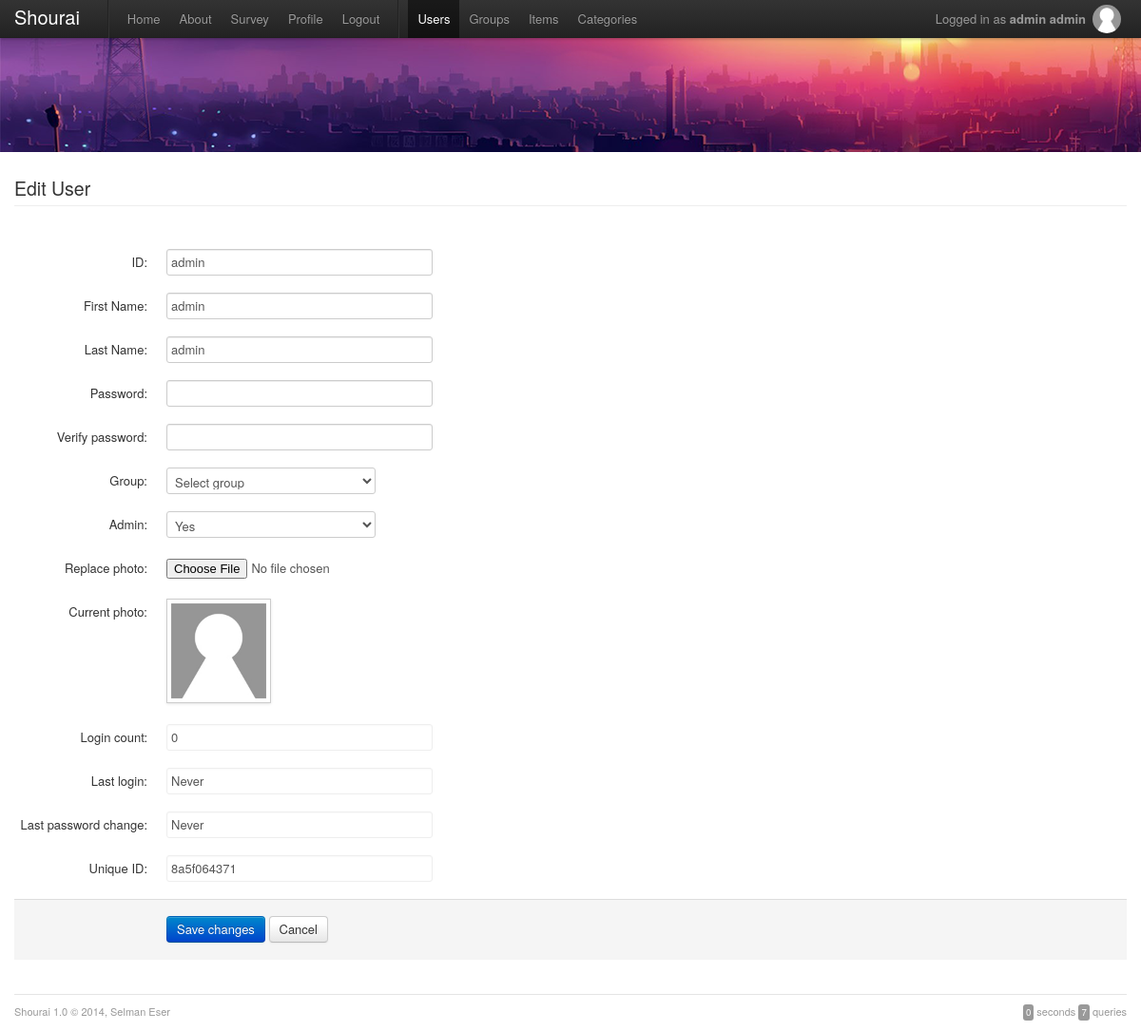
/?module=user&action=edit&user=1 (signed in), run on the app's committed database.
### tables this page shows
CREATE TABLE IF NOT EXISTS `user` (
  `id_user` mediumint(8) NOT NULL AUTO_INCREMENT,
  `uid` varchar(255) NOT NULL,
  `ssid` varchar(255) NOT NULL,
  `first_name` varchar(255) NOT NULL,
  `last_name` varchar(255) NOT NULL,
  `password` varchar(255) NOT NULL,
  `id_group` mediumint(8) NOT NULL DEFAULT '0',
  `registered` int(10) NOT NULL DEFAULT '0',
  `admin` tinyint(4) NOT NULL DEFAULT '0',
  `login_count` mediumint(8) NOT NULL DEFAULT '0',
  `last_login` int(10) NOT NULL DEFAULT '0',
  `last_password_change` int(10) NOT NULL DEFAULT '0',
  PRIMARY KEY (`id_user`),
  KEY `registered` (`registered`)
);

### library/main.php (called while the page is built, shortened)
<?php
$start_time = microtime();
require $core['includes_dir'] . '/database.php';
require $core['includes_dir'] . '/common.php';
$template = array();
$user = array();
load_user();
$modules = array('home', 'about');
if ($user['logged'])
	$modules = array_merge($modules, array('logout', 'profile', 'survey'));
else
	$modules = array_merge($modules, array('login'));
if ($user['admin'])
	$modules = array_merge($modules, array('user', 'group', 'item', 'category'));
$core['current_module'] = 'home';
if (!empty($_REQUEST['module']) && in_array($_REQUEST['module'], $modules))
	$core['current_module'] = $_REQUEST['module'];
call_user_func($core['current_module'] . '_main');
ob_exit();

### index.php (called while the page is built)
<?php
require dirname(__FILE__) . '/config.php';
require $core['root_dir'] . '/main.php';

### config.php (called while the page is built)
<?php
$core = array();
$core['title_short'] = 'Shourai';
$core['title_long'] = 'Shourai';
$core['version'] = '1.0';
$core['cookie'] = 'shourai2011';
$core['time_offset'] = 0;
$core['clean_url'] = false;
$core['site_url'] = '';
$core['site_dir'] = dirname(__FILE__);
$core['root_dir'] = $core['site_dir'] . '/library';
$core['includes_dir'] = $core['root_dir'] . '/includes';
$core['modules_dir'] = $core['root_dir'] . '/modules';
$db = array();
$db['server'] = '';
$db['name'] = '';
$db['user'] = '';
$db['password'] = '';

### library/modules/user/user.source.php (called while the page is built, shortened)
<?php
function user_main()
{
	global $core;
	$actions = array('list', 'edit', 'delete', 'survey', 'import');
	$core['current_action'] = 'list';
	if (!empty($_REQUEST['action']) && in_array($_REQUEST['action'], $actions))
		$core['current_action'] = $_REQUEST['action'];
	call_user_func($core['current_module'] . '_' . $core['current_action']);
}
function user_edit()
{
	global $core, $template;
	$id_user = !empty($_REQUEST['user']) ? (int) $_REQUEST['user'] : 0;
	$is_new = empty($id_user);
	if ($is_new)
	{
		$template['user'] = array(
			'is_new' => true,
			'id' => 0,
			'ssid' => '',
			'first_name' => '',
			'last_name' => '',
			'id_group' => 0,
			'admin' => 0,
		);
	}
	else
	{
		$request = db_query("
			SELECT
				id_user, uid, ssid, first_name, last_name, admin, id_group,
				login_count, last_login, last_password_change
			FROM user
			WHERE id_user = $id_user
			LIMIT 1");
		while ($row = db_fetch_assoc($request))
		{
			$template['user'] = array(
				'is_new' => false,
				'id' => $row['id_user'],
				'uid' => $row['uid'],
				'ssid' => $row['ssid'],
				'first_name' => $row['first_name'],
				'last_name' => $row['last_name'],
				'id_group' => $row['id_group'],
				'admin' => $row['admin'],
				'login_count' => $row['login_count'],
				'last_login' => empty($row['last_login']) ? 'Never' : format_time($row['last_login'], 'long'),
				'last_password_change' => empty($row['last_password_change']) ? 'Never' : format_time($row['last_password_change'], 'long'),
			);
		}
	}
	$template['groups'] = array();
	$template['page_title'] = (!$is_new ? 'Edit' : 'Add') . ' User';
	$core['current_template'] = 'user_edit';
}

### library/includes/database.php (called while the page is built, shortened)
<?php
function db_query($sql)
{
	global $db, $database;
	$reserved = array('order', 'group');
	$sql = preg_replace('~((?:DELETE )?FROM|INSERT INTO|UPDATE|(?:LEFT|INNER) JOIN) (' . implode('|', $reserved) . ')~', '\\1 `\\2`', $sql);
	$db['debug'][] = $sql;
	$result = $database->query($sql);
	return $result;
}
function db_fetch_assoc($resource)
{
	return $resource ? $resource->fetch_assoc() : false;
}

### library/modules/user/user.template.php (the view, shortened to what this page needs)
<?php
function template_user_edit()
{
	global $user, $template;
	echo '
		<form class="form-horizontal" action="', build_url(array('user', 'edit')), '" method="post" enctype="multipart/form-data">
			<fieldset>
				<legend>', (!$template['user']['is_new'] ? 'Edit' : 'Add'), ' User</legend>
				<div class="control-group">
					<label class="control-label" for="ssid">ID:</label>
					<div class="controls">
						<input type="text" class="input-xlarge" id="ssid" name="ssid" value="', $template['user']['ssid'], '" />
					</div>
				</div>
				<div class="control-group">
					<label class="control-label" for="first_name">First Name:</label>
					<div class="controls">
						<input type="text" class="input-xlarge" id="first_name" name="first_name" value="', $template['user']['first_name'], '" />
					</div>
				</div>
				<div class="control-group">
					<label class="control-label" for="last_name">Last Name:</label>
					<div class="controls">
						<input type="text" class="input-xlarge" id="last_name" name="last_name" value="', $template['user']['last_name'], '" />
					</div>
				</div>
				<div class="control-group">
					<label class="control-label" for="password">Password:</label>
					<div class="controls">
						<input type="password" class="input-xlarge" id="password" name="password" />
					</div>
				</div>
				<div class="control-group">
					<label class="control-label" for="verify_password">Verify password:</label>
					<div class="controls">
						<input type="password" class="input-xlarge" id="verify_password" name="verify_password" />
					</div>
				</div>
				<div class="control-group">
					<label class="control-label" for="id_group">Group:</label>
					<div class="controls">
						<select id="id_group" name="id_group">
							<option value="0"', ($template['user']['id_group'] == 0 ? ' selected="selected"' : ''), '>Select group</option>';
	echo '
						</select>
					</div>
				</div>
				<div class="control-group">
					<label class="control-label" for="admin">Admin:</label>
					<div class="controls">
						<select id="admin" name="admin">
							<option value="0"', ($template['user']['admin'] == 0 ? ' selected="selected"' : ''), '>No</option>
							<option value="1"', ($template['user']['admin'] == 1 ? ' selected="selected"' : ''), '>Yes</option>
						</select>
					</div>
				</div>
				<div class="control-group">
					<label class="control-label" for="photo">', (!$template['user']['is_new'] ? 'Replace' : 'Select'), ' photo:</label>
					<div class="controls">
						<input type="file" class="input-xlarge" id="photo" name="photo" />
					</div>
				</div>';
	if (!$template['user']['is_new'])
	{
		echo '
				<div class="control-group">
					<label class="control-label">Current photo:</label>
					<div class="controls">
						<img src="', get_photo_src($template['user']['uid']), '" alt="" class="img-polaroid web_photo" />
					</div>
				</div>
				<div class="control-group">
					<label class="control-label" for="login_count">Login count:</label>
					<div class="controls">
						<span class="input-xlarge uneditable-input" id="login_count">', $template['user']['login_count'], '</span>
					</div>
				</div>
				<div class="control-group">
					<label class="control-label" for="last_login">Last login:</label>
					<div class="controls">
						<span class="input-xlarge uneditable-input" id="last_login">', $template['user']['last_login'], '</span>
					</div>
				</div>
				<div class="control-group">
					<label class="control-label" for="last_password_change">Last password change:</label>
					<div class="controls">
						<span class="input-xlarge uneditable-input" id="last_password_change">', $template['user']['last_password_change'], '</span>
					</div>
				</div>
				<div class="control-group">
					<label class="control-label" for="uid">Unique ID:</label>
					<div class="controls">
						<span class="input-xlarge uneditable-input" id="uid">', $template['user']['uid'], '</span>
					</div>
				</div>';
	}
	echo '
				<div class="form-actions">
					<input type="submit" class="btn btn-primary" name="save" value="Save changes" />
					<input type="submit" class="btn" name="cancel" value="Cancel" />
				</div>
			</fieldset>
			<input type="hidden" name="user" value="', $template['user']['id'], '" />
			<input type="hidden" name="session_id" value="', $user['session_id'], '" />
		</form>';
}

### library/includes/common.php (shortened to what this page needs)
<?php
function load_template()
{
	global $user, $template;
	$template['online_users'] = array();
}
function load_user()
{
	global $core, $user;
	if (isset($_COOKIE[$core['cookie']]))
	{
		if (preg_match('~^a:[34]:\{i:0;(i:\d{1,6}|s:[1-8]:"\d{1,8}");i:1;s:(0|40):"([a-fA-F0-9]{40})?";i:2;[id]:\d{1,14};(i:3;i:\d;)?\}$~', $_COOKIE[$core['cookie']]) == 1)
			list ($user['id'], $pass) = @unserialize($_COOKIE[$core['cookie']]);
		$user['id'] = !empty($user['id']) && !empty($pass) ? (int) $user['id'] : 0;
	}
	elseif (isset($_SESSION['login_' . $core['cookie']]))
	{
		list ($user['id'], $pass, $login) = @unserialize(stripslashes($_SESSION['login_' . $core['cookie']]));
		$user['id'] = !empty($user['id']) && strlen($pass) == 40 && $login > time() ? (int) $user['id'] : 0;
	}
	if (!empty($user['id']))
	{
		$request = db_query("
			SELECT
				id_user, uid, ssid, first_name,
				last_name, password, admin
			FROM user
			WHERE id_user = $user[id]
			LIMIT 1");
		while ($row = db_fetch_assoc($request))
		{
			$temp = array(
				'id' => (int) $row['id_user'],
				'uid' => $row['uid'],
				'ssid' => $row['ssid'],
				'name' => $row['first_name'] . ' ' . $row['last_name'],
				'first_name' => $row['first_name'],
				'last_name' => $row['last_name'],
				'admin' => !empty($row['admin']),
				'logged' => true,
				'session_id' => $core['session_id'],
			);
		}
	}
	if (empty($user['id']))
	{
		$user = array(
			'id' => 0,
			'uid' => '',
			'ssid' => '',
			'name' => '',
			'first_name' => '',
			'last_name' => '',
			'admin' => false,
			'logged' => false,
			'session_id' => $core['session_id'],
		);
	}
	else
	{
		$user = $temp;
	}
}
function start_session()
{
	global $core;
	$core['session_id'] = $_SESSION['session_id'];
}
function build_url($parts = array(), $quick = true)
{
	global $core;
	$url = $core['site_url'];
	if (!is_array($parts))
		$parts = array($parts);
	if (empty($parts) || $parts == array('home'))
		return $url;
	if ($core['clean_url'] === true)
		$url .= implode('/', $parts);
	else
	{
		if ($quick)
		{
			foreach ($parts as $level => $part)
			{
				if ($level == 0)
					$url .= '?module=' . $part;
				elseif ($level == 1)
					$url .= '&amp;action=' . $part;
				elseif ($level == 2)
					$url .= '&amp;' . $parts[0] . '=' . $part;
				elseif ($level == 3)
					$url .= '&amp;' . $parts[1] . '=' . $part;
			}
		}
		else
		{
			$temp_parts = array();
			foreach ($parts as $key => $value)
				$temp_parts[] = $key . '=' . $value;
			$url .= '?' . implode('&amp;', $temp_parts);
		}
	}
	return $url;
}
function get_photo_src($unique)
{
	global $core;
	$base_dir = $core['site_dir'] . '/interface/img/photo_%s.jpg';
	$base_src = $core['site_url'] . 'interface/img/photo_%s.jpg';
	return sprintf($base_src, file_exists(sprintf($base_dir, $unique)) ? $unique : 'default');
}
function template_menu()
{
	global $core, $user, $modules;
	$items = array(
		'',
		'home' => 'Home',
		'login' => 'Login',
		'about' => 'About',
		'survey' => 'Survey',
		'profile' => 'Profile',
		'logout' => 'Logout',
		'',
		'user' => 'Users',
		'group' => 'Groups',
		'item' => 'Items',
		'category' => 'Categories',
	);
	echo '
	<div class="navbar navbar-fixed-top">
		<div class="navbar-inner">
			<div class="container">
				<a class="btn btn-navbar" data-toggle="collapse" data-target=".nav-collapse">
					<span class="icon-bar"></span>
					<span class="icon-bar"></span>
					<span class="icon-bar"></span>
				</a>
				<a class="brand" href="', build_url(), '">', $core['title_short'], '</a>
				<div class="nav-collapse">
					<ul class="nav">';
	foreach ($items as $key => $value)
	{
		if ($value === '')
		{
			echo '
						<li class="divider-vertical"></li>';
		}
		elseif (!empty($modules) && in_array($key, $modules))
		{
			echo '
						<li', ($key === $core['current_module'] ? ' class="active"' : ''), '><a href="', build_url($key), '">', $value, '</a></li>';
		}
	}
	echo '
					</ul>';
	if (!empty($user['logged']))
	{
		echo '
					<p class="navbar-text pull-right">
						<img src="', get_photo_src($user['uid']), '" alt="" class="img-circle" />
						Logged in as <strong>', $user['name'], '</strong>
					</p>';
	}
	echo '
				</div>
			</div>
		</div>
	</div>';
}
function template_header()
{
	global $core, $template;
	echo '<!DOCTYPE html>
<html lang="en">
<head>
	<meta http-equiv="Content-Type" content="text/html; charset=UTF-8">
	<meta name="viewport" content="width=device-width, initial-scale=1.0">
	<title>', $template['page_title'], '</title>
	<link href="', $core['site_url'], 'interface/css/bootstrap.min.css" rel="stylesheet">
	<link href="', $core['site_url'], 'interface/css/bootstrap-responsive.min.css" rel="stylesheet">
	<link href="', $core['site_url'], 'interface/css/style.css" rel="stylesheet">
	<!--[if lt IE 9]>
		<script src="//html5shim.googlecode.com/svn/trunk/html5.js"></script>
	<![endif]-->
</head>
<body', !empty($template['strip_layers']) ? ' class="strip' : '', '">';
	if (empty($template['strip_layers']))
		template_menu();
	echo '
	<div class="container">';
}
function template_footer()
{
	global $core, $db, $template, $user, $start_time;
	$time = round(array_sum(explode(' ', microtime())) - array_sum(explode(' ', $start_time)), 3);
	$queries = !empty($db['debug']) ? count($db['debug']) : 0;
	if (empty($template['strip_layers']))
	{
		echo '
		<hr />
		<p>
			<small class="pull-left">Shourai ', $core['version'], ' &copy; 2014, Selman Eser</small>
			<small class="pull-right">';
		echo '
				<span class="label">', $time, '</span> seconds
				<span class="label"', (!empty($user['admin']) ? ' onclick="document.getElementById(\'db_queries\').style.display = \'\';"' : ''), '>', $queries, '</span> queries
			</small>
		</p>';
		if (!empty($user['admin']))
		{
			echo '
		<br />
		<div id="db_queries" style="display: none;">';
			echo '
		</div>';
		}
	}
	echo '
	</div>
	<script src="', $core['site_url'], 'interface/js/jquery.js"></script>
	<script src="', $core['site_url'], 'interface/js/bootstrap.min.js"></script>';
	echo '
</body>
</html>';
}
function ob_exit()
{
	global $core, $template;
	if (empty($template['page_title']))
		$template['page_title'] = $core['title_long'];
	else
		$template['page_title'] .= ' - ' . $core['title_long'];
	template_header();
	call_user_func('template_' . $core['current_template']);
	template_footer();
	exit();
}

### interface/css/style.css (style rules this page uses)
span.label { font-weight: normal; }
hr { margin-bottom: 0.5em; }
.img-polaroid { padding: 4px; background-color: #fff; border: 1px solid #ccc; border: 1px solid rgba(0, 0, 0, 0.2); -webkit-box-shadow: 0 1px 3px rgba(0, 0, 0, 0.1); -moz-box-shadow: 0 1px 3px rgba(0, 0, 0, 0.1); box-shadow: 0 1px 3px rgba(0, 0, 0, 0.1); }
.img-circle { -webkit-border-radius: 500px; -moz-border-radius: 500px; border-radius: 500px; }
.navbar-text img { height: 30px; float: right; margin: 0.4em 0.5em; }
.web_photo { max-width: 100px; }

### data on the page
user: ssid "admin", first_name "admin", last_name "admin", id_group "Select group", admin "Yes", login_count "0", uid "8a5f064371"

### other printed values
$core['title_short'] "Shourai"
$value "Home"
$value "About"
$value "Survey"
$value "Profile"
$value "Logout"
$value "Users"
$value "Groups"
$value "Items"
$value "Categories"
$user['name'] "admin admin"
$template['user']['last_login'] "Never"
$template['user']['last_password_change'] "Never"
$core['version'] "1.0"
$time "0"
